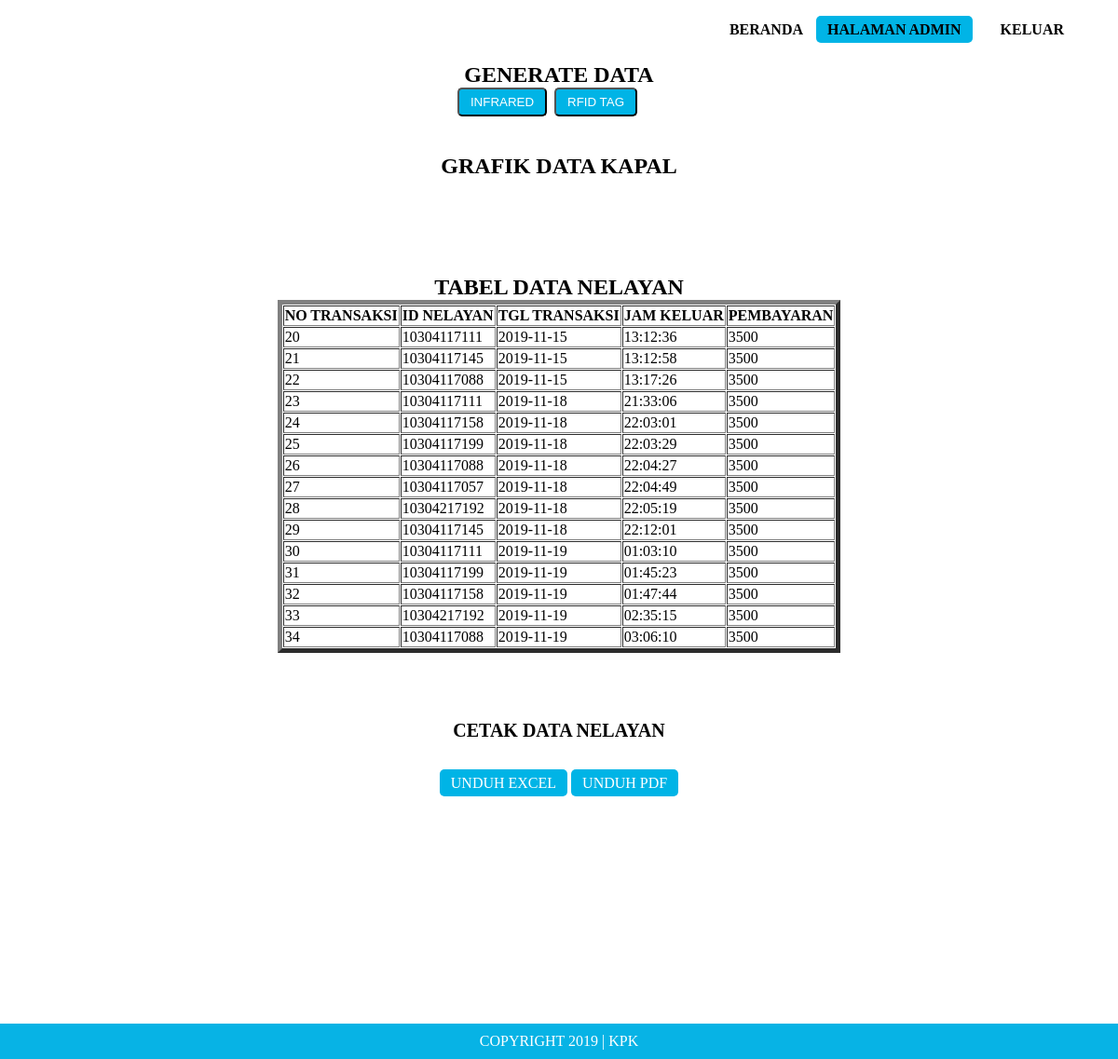
The page /adminkpk.php on the database its author committed.
### tables this page shows
CREATE TABLE `pemantauan` (
  `idPemantauan` int(11) NOT NULL,
  `idNelayan` varchar(12) NOT NULL,
  `tglPemantauan` date NOT NULL,
  `jamKeluar` time NOT NULL,
  `Pembayaran` decimal(7,0) NOT NULL
);

### adminkpk.php (the view, shortened to what this page needs)
<!DOCTYPE html>
<html>
<head>
</head>
<body>
	<div id="kpk">
		<section id="menu" class="no-sticky">
			<div class="fitur">
				<div class="inline right" style="padding-top: 13px;">
					<div class="right">
						<a href="logout.php" class="btn btn-admin1"><b>KELUAR</b></a>
					</div>
					<div class="right">
						<ul>
							<li><a href="index1.html"><b>BERANDA</b></a></li>
							<li><a id="active" href="adminkpk.php" class="btn btn-admin"><b>HALAMAN ADMIN</b></a></li>
						</ul>
					</div>
				</div>
			</div>
		</section>
		<section class="admin" id="section1">
			<div>
				<h2 align="center">GENERATE DATA</h2>
			<!DOCTYPE html>
			<html lang="en">
			<head>
			    <link rel="stylesheet" href="custom.css">
			</head>
			<body>
			    <form action="login1.php" method="GET" id="formLogin">
						<span class="right" id="generate">
					 		<button type="button" onclick="myFunction()" class="btn btn-admin">RFID TAG</button>
						</span>
			    </form>
			    <form action="login2.php" method="GET" id="formLogin1">
						<span class="right" id="generate; padding-left:110px;">
					 		<button type="button" onclick="myFunction1()" class="btn btn-admin">INFRARED</button>
						</span>
			    </form>
			</body>
			</html>
			</div>
		</section>
			</html>
		<section class="admin" id="section2">
			<div>
				<h2 align="center">GRAFIK DATA KAPAL</h2>
				<br><br>
			<section class="admin" id="section3">
			<div>
				<h2 align="center">TABEL DATA NELAYAN</h2>
				<table border="5" cellpadding="1" cellspacing="1" align="center">
					<tr>
						<th> NO TRANSAKSI</th>
						<th> ID NELAYAN </th>
						<th> TGL TRANSAKSI</th>
						<th> JAM KELUAR </th>
						<th> PEMBAYARAN </th>
					</tr>
				<?php
					include "aksi_koneksi.php";
					$q = "SELECT * FROM pemantauan";
					$result = mysqli_query($koneksi,$q);
					if(mysqli_num_rows($result)>0){
					while($row = mysqli_fetch_assoc($result)){
				?>
					<tr>
						<td><?php echo $row["idPemantauan"];?></td>
						<td><?php echo $row["idNelayan"];?></td>
						<td><?php echo $row["tglPemantauan"];?></td>
						<td><?php echo $row["jamKeluar"];?></td>
						<td><?php echo $row["Pembayaran"];?></td>
					</tr>
					<?php  } ?>
					<?php } ?>
				</table>
				<br><br><br><br>
				<span>
					<center>
					<h2 class="data" align="center">CETAK DATA NELAYAN</h2><br><br>
						<a href="excel.php" class="btn btn-admin">UNDUH EXCEL</a>
						<a href="pdf.php" class="btn btn-admin">UNDUH PDF</a>
					</center>
				</span>
			</div>
		</section>
			<br><br><br><br><br><br><br><br>
		<section class="copyright" id="bagianakhir">
			<div class="fitur" >
					<h4 style="text-align: center;">COPYRIGHT 2019 | KPK </h4>
			</div>
		</section>
		<link rel="stylesheet" type="text/css" href="style5.css">
</body>
</html>

### style5.css (style rules this page uses)
* { margin: auto; }
section { padding: 50pt 0 5px; }
section .fitur { width: 1140px; }
section a { color: black; width: 1100px; }
#menu ul li a { color: black; }
#menu { padding: 10px 0; width: 100%; z-index: 999; }
#menu ul { list-style: none; padding: 0; }
#menu ul li { display: inline; margin: 0 10px 0 0; }
#menu ul li a { text-decoration: none; }
.data { font-size: 15pt !important; }
h4 { font-size: 12pt; color: white; font-weight: normal; text-align: center; font-family: Times New Roman; }
.right { float: right; padding-right: 8px; }
#generate { float: right; padding-right: 43%; }
.inline { display: inline-block; }
.btn { text-decoration: none; border-radius: 5px; padding: 6px 12px; }
.btn-admin { background-color: #00B4E6; color: white; }
.no-sticky { position: absolute; }
#bagianakhir { background-color: #07B3E5 !important; padding: 10px; margin-top: 100px; margin-bottom: -200px; }

### rows shown on the page
pemantauan: idPemantauan "20", idNelayan "10304117111", tglPemantauan "2019-11-15", jamKeluar "13:12:36", Pembayaran "3500"
pemantauan: idPemantauan "21", idNelayan "10304117145", tglPemantauan "2019-11-15", jamKeluar "13:12:58", Pembayaran "3500"
pemantauan: idPemantauan "22", idNelayan "10304117088", tglPemantauan "2019-11-15", jamKeluar "13:17:26", Pembayaran "3500"
pemantauan: idPemantauan "23", idNelayan "10304117111", tglPemantauan "2019-11-18", jamKeluar "21:33:06", Pembayaran "3500"
pemantauan: idPemantauan "24", idNelayan "10304117158", tglPemantauan "2019-11-18", jamKeluar "22:03:01", Pembayaran "3500"
pemantauan: idPemantauan "25", idNelayan "10304117199", tglPemantauan "2019-11-18", jamKeluar "22:03:29", Pembayaran "3500"
pemantauan: idPemantauan "26", idNelayan "10304117088", tglPemantauan "2019-11-18", jamKeluar "22:04:27", Pembayaran "3500"
pemantauan: idPemantauan "27", idNelayan "10304117057", tglPemantauan "2019-11-18", jamKeluar "22:04:49", Pembayaran "3500"
pemantauan: idPemantauan "28", idNelayan "10304217192", tglPemantauan "2019-11-18", jamKeluar "22:05:19", Pembayaran "3500"
pemantauan: idPemantauan "29", idNelayan "10304117145", tglPemantauan "2019-11-18", jamKeluar "22:12:01", Pembayaran "3500"
pemantauan: idPemantauan "30", idNelayan "10304117111", tglPemantauan "2019-11-19", jamKeluar "01:03:10", Pembayaran "3500"
pemantauan: idPemantauan "31", idNelayan "10304117199", tglPemantauan "2019-11-19", jamKeluar "01:45:23", Pembayaran "3500"
pemantauan: idPemantauan "32", idNelayan "10304117158", tglPemantauan "2019-11-19", jamKeluar "01:47:44", Pembayaran "3500"
pemantauan: idPemantauan "33", idNelayan "10304217192", tglPemantauan "2019-11-19", jamKeluar "02:35:15", Pembayaran "3500"
pemantauan: idPemantauan "34", idNelayan "10304117088", tglPemantauan "2019-11-19", jamKeluar "03:06:10", Pembayaran "3500"
